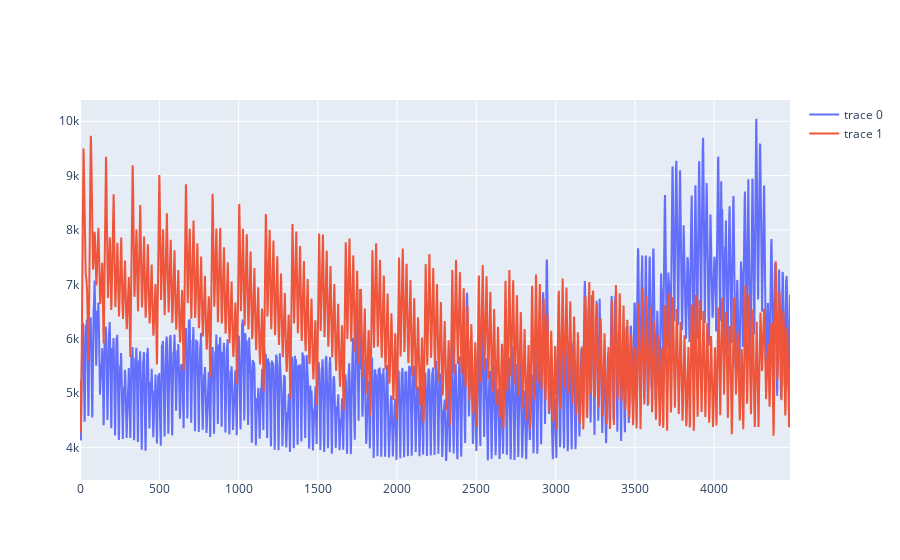

Notebook code for this chart:
### Code cell
# tensor_dataset = torch.cat([batch for batch in data_loader])
display(predictions.shape)
dependent_variable = "Energy Demand (MWH)"
prediction_data = (predictions[:,:,0] * (output_max_vals[dependent_variable]-output_min_vals[dependent_variable]) + output_min_vals[dependent_variable]).flatten()
display(prediction_data)

val_data = t.cat([batch[1] for batch in validation_loader])
val_data = (val_data[:,0].cpu().numpy() * (output_max_vals[dependent_variable]-output_min_vals[dependent_variable]) + output_min_vals[dependent_variable]).flatten()
display(val_data)

trace1 = go.Scatter(x = np.array(range(0, val_data.shape[0])), y=val_data, mode="lines")
trace2 = go.Scatter(x = np.array(range(0, prediction_data.shape[0])), y=prediction_data, mode="lines")

fig = go.Figure([trace1, trace2])
fig.show()

### Figure 1 — Plotly figure (JSON) as saved in the notebook; plotly's stock layout.template omitted (floating-point values rounded to 4 significant figures; data arrays with more than 128 entries replaced by an {"elided": "..."} marker saying what was removed)
{"data": [{"mode": "lines", "type": "scatter", "x": {"elided": "4479 int values"}, "y": {"elided": "4479 float values"}}, {"mode": "lines", "type": "scatter", "x": {"elided": "4479 int values"}, "y": {"elided": "4479 float values"}}], "layout": {}}
